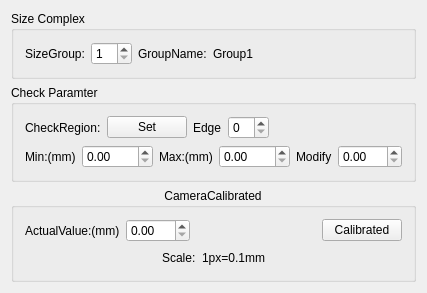
<?xml version="1.0" encoding="UTF-8"?>
<ui version="4.0">
 <class>CDlgFullHeight</class>
 <widget class="CItemDlg" name="CDlgFullHeight">
  <property name="geometry">
   <rect>
    <x>0</x>
    <y>0</y>
    <width>394</width>
    <height>254</height>
   </rect>
  </property>
  <property name="windowTitle">
   <string>Full Height Dialog</string>
  </property>
  <layout class="QVBoxLayout" name="verticalLayout_3">
   <item>
    <widget class="QGroupBox" name="groupBoxComplex">
     <property name="sizePolicy">
      <sizepolicy hsizetype="Preferred" vsizetype="Preferred">
       <horstretch>0</horstretch>
       <verstretch>0</verstretch>
      </sizepolicy>
     </property>
     <property name="title">
      <string>Size Complex</string>
     </property>
     <layout class="QVBoxLayout" name="verticalLayout_4">
      <item>
       <layout class="QHBoxLayout" name="horizontalLayout_6">
        <item>
         <widget class="QLabel" name="label_9">
          <property name="text">
           <string>SizeGroup:</string>
          </property>
         </widget>
        </item>
        <item>
         <widget class="QSpinBox" name="spinSizeGroup">
          <property name="contextMenuPolicy">
           <enum>Qt::NoContextMenu</enum>
          </property>
          <property name="minimum">
           <number>1</number>
          </property>
          <property name="maximum">
           <number>20</number>
          </property>
         </widget>
        </item>
        <item>
         <widget class="QLabel" name="label_10">
          <property name="text">
           <string>GroupName:</string>
          </property>
         </widget>
        </item>
        <item>
         <widget class="QLabel" name="labelGroupName">
          <property name="text">
           <string>Group1</string>
          </property>
         </widget>
        </item>
        <item>
         <spacer name="horizontalSpacer_6">
          <property name="orientation">
           <enum>Qt::Horizontal</enum>
          </property>
          <property name="sizeHint" stdset="0">
           <size>
            <width>13</width>
            <height>17</height>
           </size>
          </property>
         </spacer>
        </item>
       </layout>
      </item>
     </layout>
    </widget>
   </item>
   <item>
    <widget class="QGroupBox" name="groupBoxCheck">
     <property name="title">
      <string>Check Paramter</string>
     </property>
     <layout class="QVBoxLayout" name="verticalLayout">
      <item>
       <layout class="QHBoxLayout" name="horizontalLayout_3">
        <item>
         <widget class="QLabel" name="label_6">
          <property name="text">
           <string>CheckRegion:</string>
          </property>
         </widget>
        </item>
        <item>
         <widget class="QPushButton" name="btnSizeRect">
          <property name="text">
           <string>Set</string>
          </property>
         </widget>
        </item>
        <item>
         <widget class="QLabel" name="label_7">
          <property name="text">
           <string>Edge</string>
          </property>
         </widget>
        </item>
        <item>
         <widget class="QSpinBox" name="spinEdge">
          <property name="contextMenuPolicy">
           <enum>Qt::NoContextMenu</enum>
          </property>
         </widget>
        </item>
        <item>
         <spacer name="horizontalSpacer_4">
          <property name="orientation">
           <enum>Qt::Horizontal</enum>
          </property>
          <property name="sizeHint" stdset="0">
           <size>
            <width>20</width>
            <height>20</height>
           </size>
          </property>
         </spacer>
        </item>
       </layout>
      </item>
      <item>
       <layout class="QHBoxLayout" name="horizontalLayout_4">
        <item>
         <widget class="QLabel" name="label_4">
          <property name="text">
           <string>Min:(mm)</string>
          </property>
         </widget>
        </item>
        <item>
         <widget class="QDoubleSpinBox" name="spinLower">
          <property name="contextMenuPolicy">
           <enum>Qt::NoContextMenu</enum>
          </property>
          <property name="maximum">
           <double>9999.989999999999782</double>
          </property>
          <property name="singleStep">
           <double>0.100000000000000</double>
          </property>
         </widget>
        </item>
        <item>
         <widget class="QLabel" name="label_5">
          <property name="text">
           <string>Max:(mm)</string>
          </property>
         </widget>
        </item>
        <item>
         <widget class="QDoubleSpinBox" name="spinUpper">
          <property name="contextMenuPolicy">
           <enum>Qt::NoContextMenu</enum>
          </property>
          <property name="maximum">
           <double>9999.989999999999782</double>
          </property>
          <property name="singleStep">
           <double>0.100000000000000</double>
          </property>
         </widget>
        </item>
        <item>
         <widget class="QLabel" name="label_8">
          <property name="text">
           <string>Modify</string>
          </property>
         </widget>
        </item>
        <item>
         <widget class="QDoubleSpinBox" name="spinModify">
          <property name="contextMenuPolicy">
           <enum>Qt::NoContextMenu</enum>
          </property>
          <property name="maximum">
           <double>999.990000000000009</double>
          </property>
          <property name="singleStep">
           <double>0.100000000000000</double>
          </property>
         </widget>
        </item>
       </layout>
      </item>
     </layout>
    </widget>
   </item>
   <item>
    <widget class="QGroupBox" name="groupBox">
     <property name="title">
      <string>CameraCalibrated</string>
     </property>
     <property name="alignment">
      <set>Qt::AlignHCenter|Qt::AlignTop</set>
     </property>
     <layout class="QVBoxLayout" name="verticalLayout_2">
      <item>
       <layout class="QHBoxLayout" name="horizontalLayout_2">
        <item>
         <widget class="QLabel" name="label">
          <property name="text">
           <string>ActualValue:(mm)</string>
          </property>
         </widget>
        </item>
        <item>
         <widget class="QDoubleSpinBox" name="spinReal">
          <property name="contextMenuPolicy">
           <enum>Qt::NoContextMenu</enum>
          </property>
          <property name="maximum">
           <double>999.990000000000009</double>
          </property>
          <property name="singleStep">
           <double>0.100000000000000</double>
          </property>
         </widget>
        </item>
        <item>
         <spacer name="horizontalSpacer_5">
          <property name="orientation">
           <enum>Qt::Horizontal</enum>
          </property>
          <property name="sizeHint" stdset="0">
           <size>
            <width>37</width>
            <height>17</height>
           </size>
          </property>
         </spacer>
        </item>
        <item>
         <widget class="QPushButton" name="btnCalib">
          <property name="text">
           <string>Calibrated</string>
          </property>
         </widget>
        </item>
       </layout>
      </item>
      <item>
       <layout class="QHBoxLayout" name="horizontalLayout">
        <item>
         <spacer name="horizontalSpacer">
          <property name="orientation">
           <enum>Qt::Horizontal</enum>
          </property>
          <property name="sizeHint" stdset="0">
           <size>
            <width>40</width>
            <height>20</height>
           </size>
          </property>
         </spacer>
        </item>
        <item>
         <widget class="QLabel" name="label_2">
          <property name="text">
           <string>Scale:</string>
          </property>
         </widget>
        </item>
        <item>
         <widget class="QLabel" name="labelRuler">
          <property name="text">
           <string>1px=0.1mm</string>
          </property>
         </widget>
        </item>
        <item>
         <spacer name="horizontalSpacer_3">
          <property name="orientation">
           <enum>Qt::Horizontal</enum>
          </property>
          <property name="sizeHint" stdset="0">
           <size>
            <width>40</width>
            <height>20</height>
           </size>
          </property>
         </spacer>
        </item>
       </layout>
      </item>
     </layout>
    </widget>
   </item>
  </layout>
 </widget>
 <layoutdefault spacing="6" margin="11"/>
 <customwidgets>
  <customwidget>
   <class>CItemDlg</class>
   <extends>QWidget</extends>
   <header>citemdlg.h</header>
   <container>1</container>
  </customwidget>
 </customwidgets>
 <resources/>
 <connections/>
</ui>
